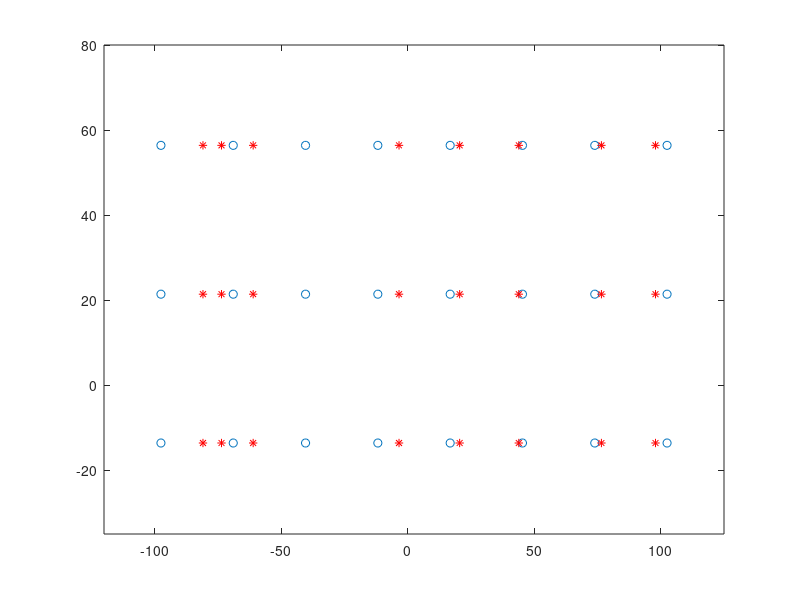

The MATLAB source for this figure:
 % EyeCalibration 
 
 %% DEP VARIABLES - Table Coordinates
 NX = 8;
 NY = 3;
 N  = 0;
 
 GridX = [-97.5 -68.93 -40.36 -11.79 16.79 45.36 73.93 102.5];
 GridY = [-13.6 21.4 56.4];
 
 for i = 1:NY,
     for j = 1:NX,
         N = N + 1;
         Grid(N,:) = [GridX(j), GridY(i)];
     end
 end
 
 

 %% INDEP VARIABLES - Iscan Coords
 EyeH =[ 356 345 341 312 303 286 275 260 ...
         357 351 344 312 301 291 278 272 ...
         362 351 343 312 301 293 282 273 ];

 EyeV =[ 161 162 163 160 161 158 159 157 ...
         158 159 159 157 156 156 155 154 ...
         158 156 155 156 152 151 151 150 ];

 EyeH =[ 356 351 343 312 301 291 278 270 ...
         356 351 343 312 301 291 278 270 ...
         356 351 343 312 301 291 278 270 ];

 EyeV =[ 160 160 160 160 160 160 160 160 ...
         156 156 156 156 156 156 156 156 ...
         151 151 151 151 151 151 151 151 ];

 EY = [EyeH ; EyeV]';
 
 meanEY = mean(EY);
 stdEY  = std(EY);
 Npts    = size(EY,1);

 nEY = [ (EY(:,1)-meanEY(1))./stdEY(1)  (EY(:,2)-meanEY(2))./stdEY(2)];
 DAT = [ones(Npts,1), nEY, nEY(:,1).^2, nEY(:,1).*nEY(:,2), nEY(:,2).^2];         

 regCoef = (DAT'*DAT)\(DAT'*Grid);     %%  get regression coeffiecients 
 dist    = Grid - DAT*regCoef;         %%  model fit
 calibEY = DAT*regCoef;              %%  calibrated data   
 RMSEcal = sqrt(mean( sum(dist.^2,2) )); %% Root Mean Cartesian Distance Error

  % plot results
  plot(Grid(:,1),Grid(:,2),'o'); hold on;
  plot(calibEY(:,1),calibEY(:,2),'r*'); hold off; 
  axis ([-120 125 -35 80]);
  
  